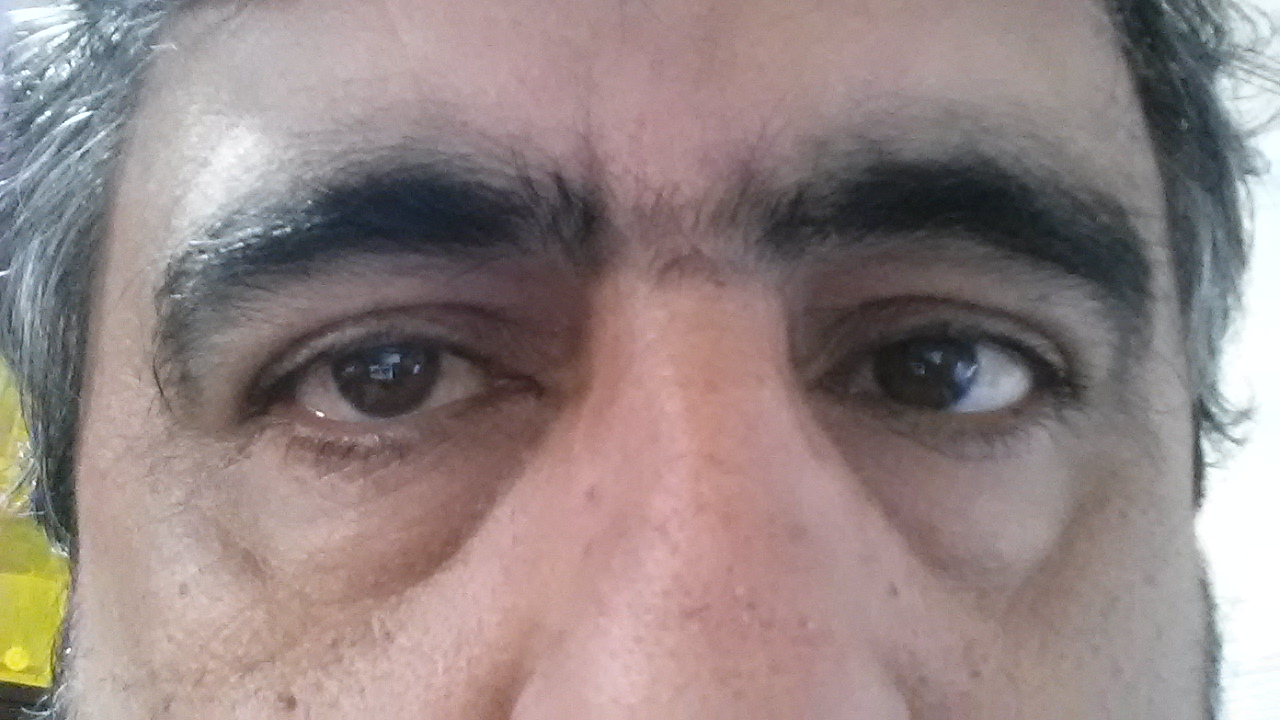
#> input picture EyeDetection + LBP usando Python + Opencv/teste.jpg, 1280 x 720 px
$ python eyes_LBP.py
#> lines starting #> are read from the running program, lines starting #| are printed output that depends on the picture
import numpy as np
import cv2
from matplotlib import pyplot as plt

def thresholded(center, pixels):
    out = []
    for a in pixels:
        if a >= center:
            out.append(1)
        else:
            out.append(0)
    return out

def get_pixel_else_0(l, idx, idy, default=0):
    try:
        return l[idx,idy]
    except IndexError:
        return default

def computeLBP(img):
    LBPimg = img.copy()
    for x in range(0, len(img)):
        for y in range(0, len(img[0])):
            center        = img[x,y]
            top_left      = get_pixel_else_0(img, x-1, y-1)
            top_up        = get_pixel_else_0(img, x, y-1)
            top_right     = get_pixel_else_0(img, x+1, y-1)
            right         = get_pixel_else_0(img, x+1, y )
            left          = get_pixel_else_0(img, x-1, y )
            bottom_left   = get_pixel_else_0(img, x-1, y+1)
            bottom_right  = get_pixel_else_0(img, x+1, y+1)
            bottom_down   = get_pixel_else_0(img, x,   y+1 )
            values = thresholded(center, [top_left, top_up, top_right, right, bottom_right,
                                          bottom_down, bottom_left, left])
            weights = [1, 2, 4, 8, 16, 32, 64, 128]
            res = 0
            for a in range(0, len(values)):
                res += weights[a] * values[a]
            LBPimg.itemset((x,y), res)
        print (x)
    hist,bins = np.histogram(LBPimg.flatten(),256,[0,256])
    cdf = hist.cumsum()
    cdf_normalized = cdf * hist.max()/ cdf.max()
    plt.plot(cdf_normalized, color = 'b')
    plt.hist(LBPimg.flatten(),256,[0,256], color = 'r')
    plt.xlim([0,256])
    plt.legend(('cdf','histogram'), loc = 'upper left')
    plt.show()
    return LBPimg


# Carrega o detector de olhos
eye_cascade = cv2.CascadeClassifier('haarcascade_eye.xml')
# Carrega a imagem a ser processada
img = cv2.imread('teste.jpg')
#> img is the input picture: shape (720, 1280, 3); mean B, G, R 131, 132.7, 147.3
# Converte para tons de cinza
gray = cv2.cvtColor(img, cv2.COLOR_BGR2GRAY)
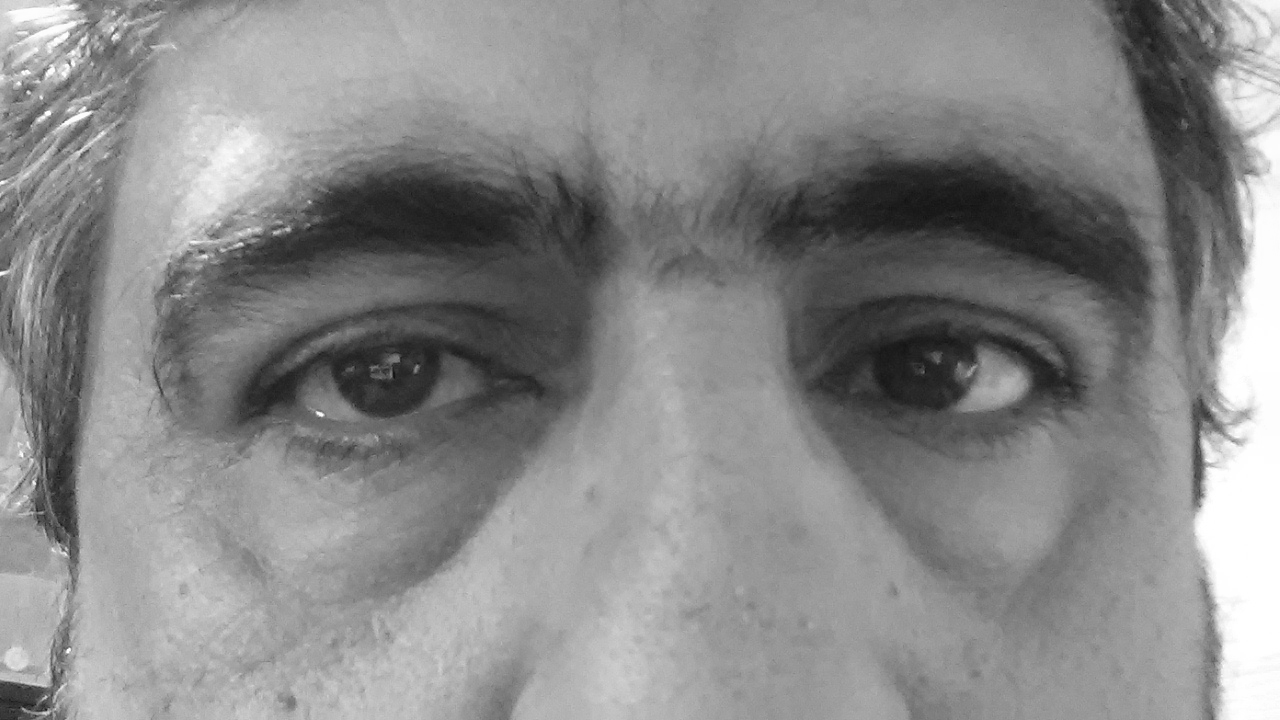
#> gray: shape (720, 1280); min 17, max 255, mean 136.9

# Redimensiona se for o caso
height, width = img.shape[:2]
#> height = 720; width = 1280
gray = cv2.resize(gray,(int (0.2*width), int (0.2*height)))
#> gray: shape (144, 256)

# Detecta os olhos
eyes = eye_cascade.detectMultiScale(gray)
#> eyes = [[160, 43, 60, 60], [37, 45, 63, 63]]
for (ex,ey,ew,eh) in eyes:
    crop_img = gray[ey:ey+eh, ex:ex+ew].copy()
    LBP_img = computeLBP(crop_img)
    cv2.imshow('LBP',LBP_img)
    cv2.rectangle(gray,(ex,ey),(ex+ew,ey+eh),(0,255,0),2)
#> this loop made 2 passes
#> (printed output is left out)
#> pass 1, `crop_img = gray[ey:ey+eh, ex:ex+ew].copy()`:
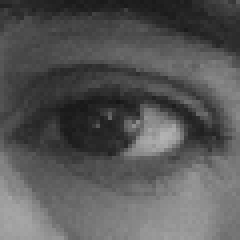
#> crop_img: shape (60, 60) (shown 4 times larger); min 22, max 179, mean 86.9
#> pass 1, in computeLBP, `plt.show()`:
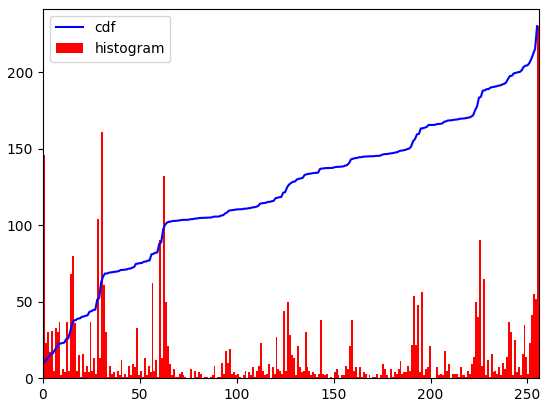
#> figure drawn by matplotlib, 1 panel; tallest bar 230 high, from x = 255 to 256; curve peaks at x = 255, y = 230
#> pass 1, `LBP_img = computeLBP(crop_img)`:
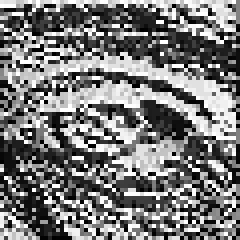
#> LBP_img: shape (60, 60) (shown 4 times larger); min 0, max 255, mean 120.6
#> pass 2, `crop_img = gray[ey:ey+eh, ex:ex+ew].copy()`:
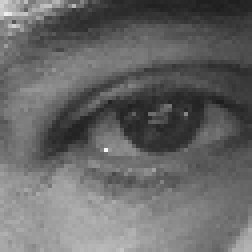
#> crop_img: shape (63, 63) (shown 4 times larger); min 30, max 245, mean 103.2
#> pass 2, `LBP_img = computeLBP(crop_img)`:
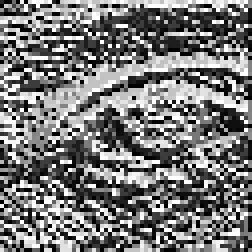
#> LBP_img: shape (63, 63) (shown 4 times larger); min 0, max 255, mean 119.6
#> after the loop:
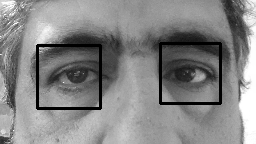
#> gray: shape (144, 256); min 0, max 255, mean 132.7
cv2.imshow('img',img)
cv2.imshow('gray',gray)
cv2.waitKey(0)
cv2.destroyAllWindows()
